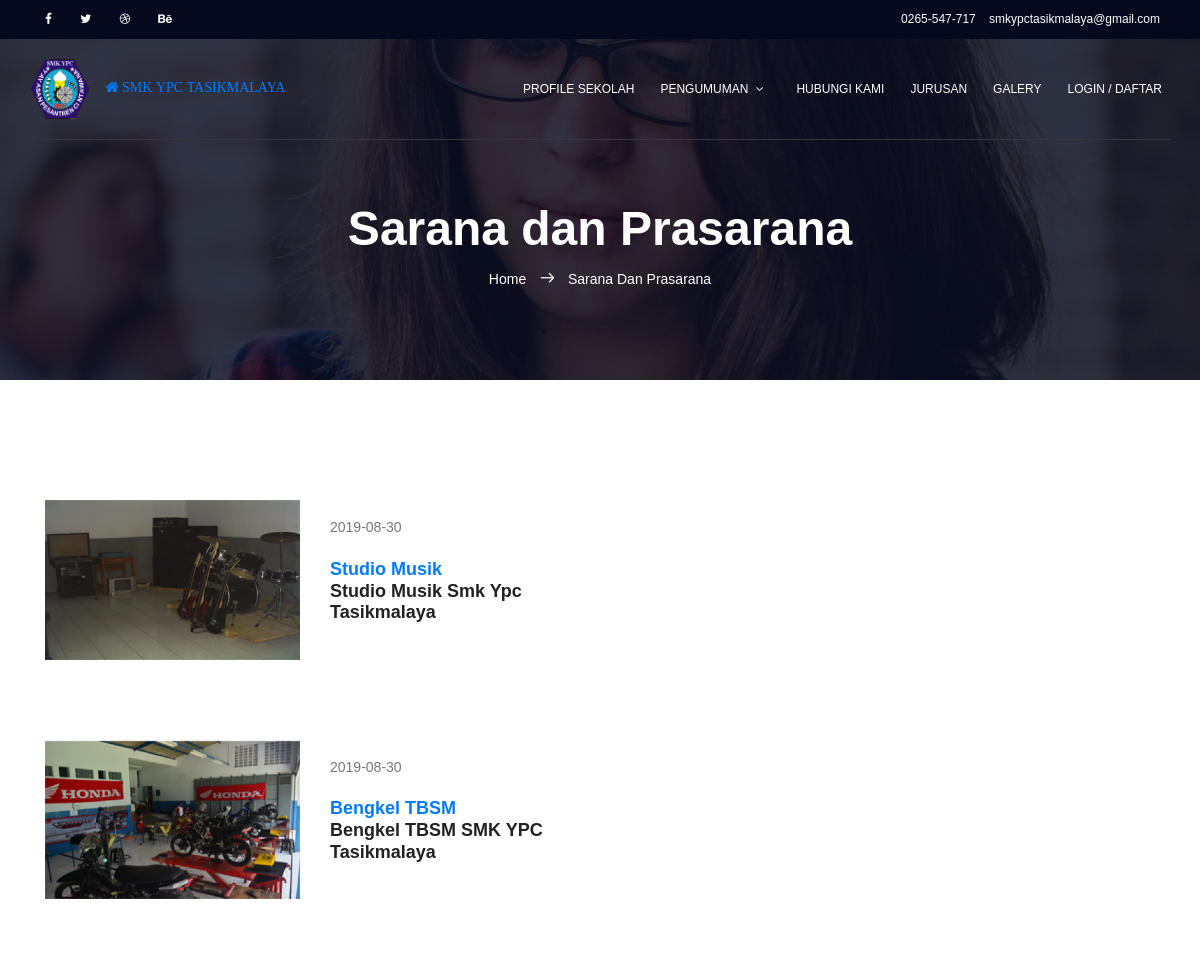
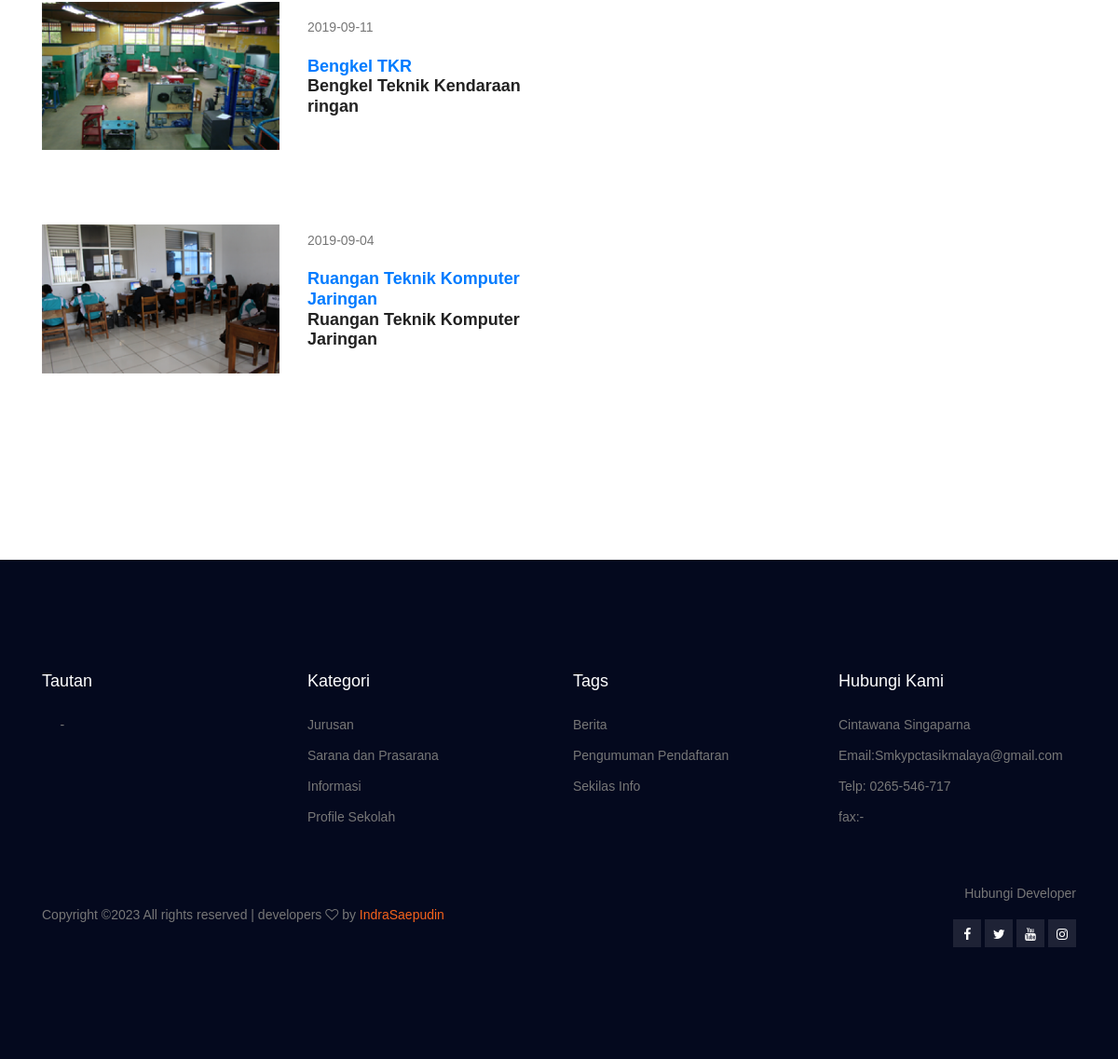
The app's page /index.php/saranaa with its own data (2 pictures, top to bottom).
### tables this page shows
CREATE TABLE IF NOT EXISTS `sarana` (
  `id` int(11) unsigned NOT NULL AUTO_INCREMENT,
  `photo` varchar(250) DEFAULT NULL,
  `nama` varchar(250) DEFAULT NULL,
  `keterangan` varchar(250) DEFAULT NULL,
  `date` date DEFAULT NULL,
  PRIMARY KEY (`id`)
);

### application/controllers/saranaa.php (called while the page is built, shortened)
<?php
class saranaa extends CI_Controller
{
    function __construct()
    {
        $this->load->model('userModel');
    }
    function index()
    {
        $data['project'] = $this->db->get('sarana')->result();
        $this->load->view('utama/header');
        $this->load->view('utama/v_sarana', $data);
        $this->load->view('utama/footer');
    }
}

### index.php (called while the page is built, shortened)
<?php
require_once BASEPATH.'core/CodeIgniter.php';

### application/views/utama/v_sarana.php (the view)
<section class="banner-area relative about-banner" id="home">
	<div class="overlay overlay-bg"></div>
	<div class="container">
		<div class="row d-flex align-items-center justify-content-center">
			<div class="about-content col-lg-12">
				<h1 class="text-white">
					Sarana dan Prasarana
				</h1>
				<p class="text-white link-nav"><a href="<?php echo site_url('/') ?>">Home </a>  <span class="lnr lnr-arrow-right"></span>  <a href="event-details.html"> Sarana Dan Prasarana</a></p>
			</div>
		</div>
	</div>
</section>
<section class="events-list-area section-gap event-page-lists">
	<?php foreach ($project as $key) : ?>
	<div class="container">
		<div class="row align-items-center">
			<div class="col-lg-6 pb-30">
				<div class="single-carusel row align-items-center">
					<div class="col-12 col-md-6 thumb">
						<img class="img-fluid" src="<?php echo base_url('upload/' . $key->photo) ?>"alt="<?php echo $key->nama; ?>">
					</div>
					<div class="detials col-12 col-md-6">
						<p><?php echo $key->date; ?></</p>
						<a href="event-details.html"><h4><?php echo $key->nama; ?></</h4></a>
						<p>
							<?php echo $key->keterangan; ?></
						</p>
					</div>
				</div>
			</div>
			<?php endforeach ?>
		</div>
	</div>
</section>

### education/css/main.css (style rules this page uses)
body { color:#777;font-family:"Poppins",sans-serif;font-size:14px;font-weight:300;line-height:1.625em;position:relative }
a { -webkit-transition:all 0.3s ease 0s;-moz-transition:all 0.3s ease 0s;-o-transition:all 0.3s ease 0s;transition:all 0.3s ease 0s }
a,a:focus,a:hover { text-decoration:none;outline:0 }
h1,h2,h3,h4,h5,h6 { font-family:"Poppins",sans-serif;color:#222;line-height:1.2em !important;margin-bottom:0;margin-top:0;font-weight:600 }
h1,.h1 { font-size:36px }
h4,.h4 { font-size:18px }
.pb-30 { padding-bottom:30px }
.text-white { color:#fff }
.relative { position:relative }
.overlay { position:absolute;left:0;right:0;top:0;bottom:0 }
h1 { font-size:36px }
h4 { font-size:18px }
h1,h2,h3,h4,h5,h6 { line-height:1.5em }
.section-gap { padding:120px 0 }
.banner-area { background:url(../img/banner-bg.jpg) right;background-size:cover }
.banner-area .overlay-bg { background-color:rgba(4,9,30,0.8) }
.single-carusel h4 { margin-top:20px;margin-bottom:20px }
.single-carusel p { margin-top:0px !important;margin-bottom:0px }
.single-carusel .thumb { overflow:hidden }
.single-carusel .thumb img { -webkit-transition:all 0.3s ease 0s;-moz-transition:all 0.3s ease 0s;-o-transition:all 0.3s ease 0s;transition:all 0.3s ease 0s;width:100% }
.single-carusel .detials h4 { -webkit-transition:all 0.3s ease 0s;-moz-transition:all 0.3s ease 0s;-o-transition:all 0.3s ease 0s;transition:all 0.3s ease 0s }
.single-carusel .detials p { margin-top:20px }
.link-nav { margin-top:10px;margin-bottom:0px }
.about-banner { background:url(../img/top-banner.jpg) right no-repeat;background-size:cover }
.about-content { margin-top:110px;padding:90px 0px;text-align:center }
.about-content h1 { font-size:48px;font-weight:600 }
.about-content a { color:#fff;font-weight:300;font-size:14px }
.about-content .lnr { margin:0px 10px;font-weight:600 }
.event-page-lists .single-carusel { margin-bottom:50px }

### records on screen
sarana: photo (picture), date "2019-08-30", keterangan "Studio Musik Smk Ypc Tasikmalaya"
sarana: photo (picture), date "2019-08-30", keterangan "Bengkel TBSM SMK YPC Tasikmalaya"
sarana: photo (picture), date "2019-09-11", keterangan "Bengkel Teknik Kendaraan ringan"
sarana: photo (picture), date "2019-09-04", keterangan "Ruangan Teknik Komputer Jaringan"
